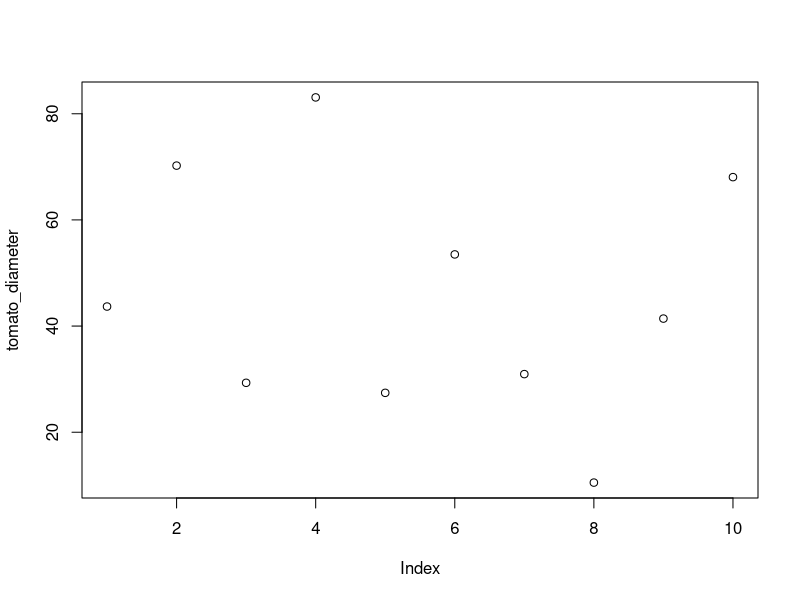
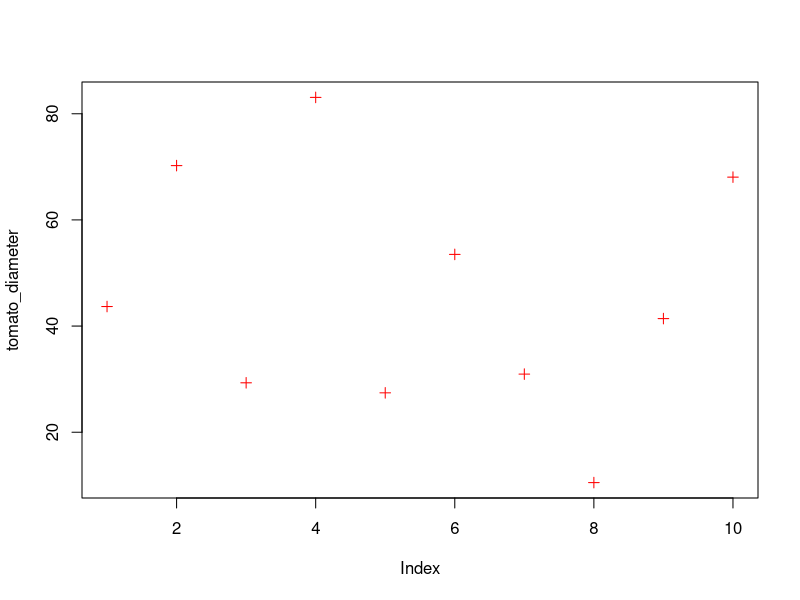
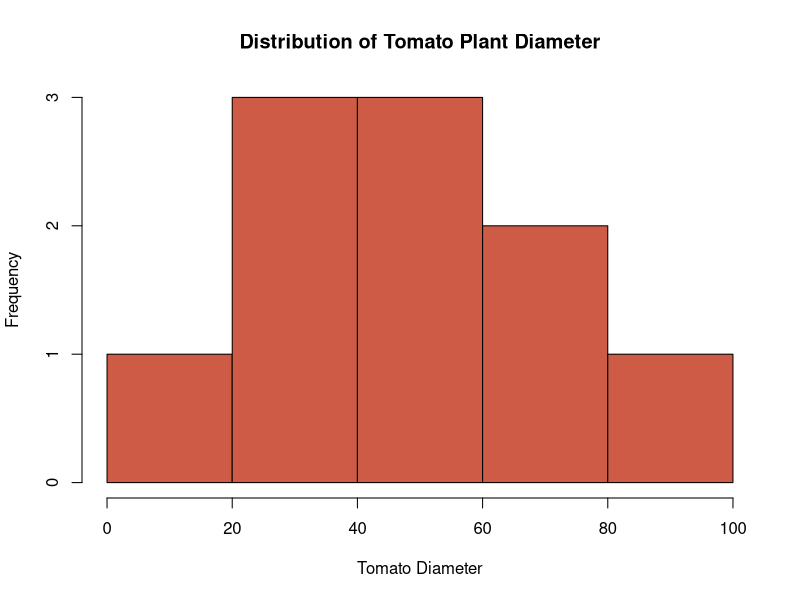
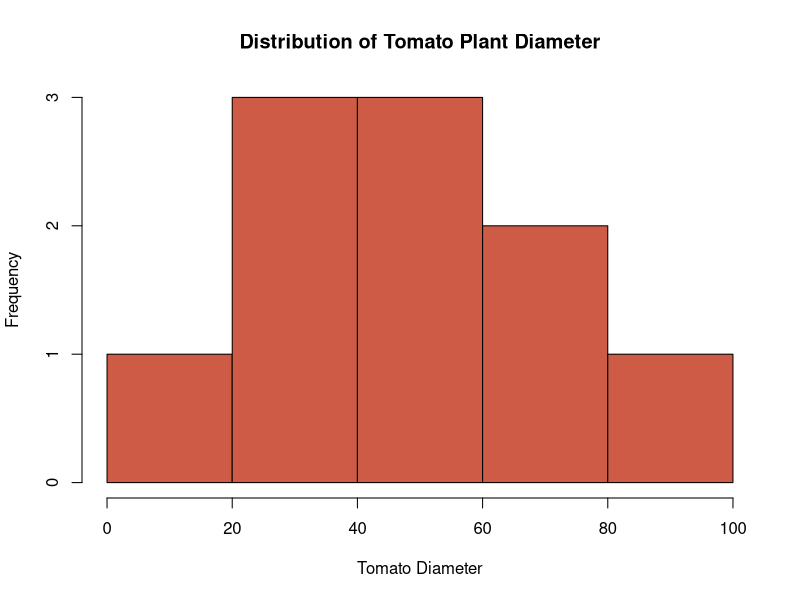
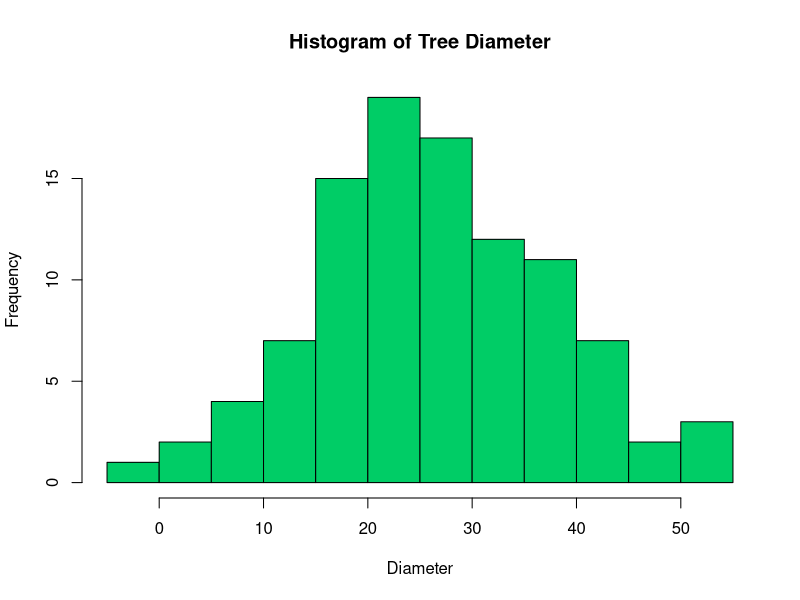
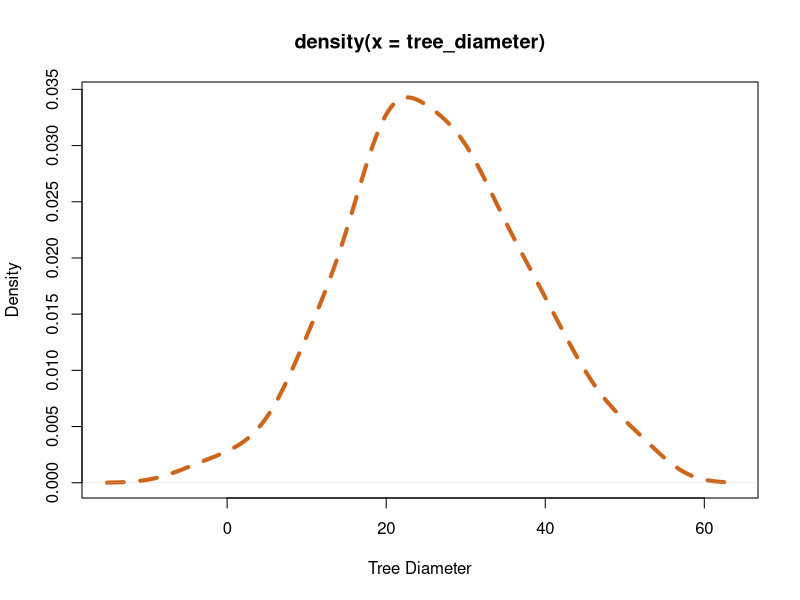
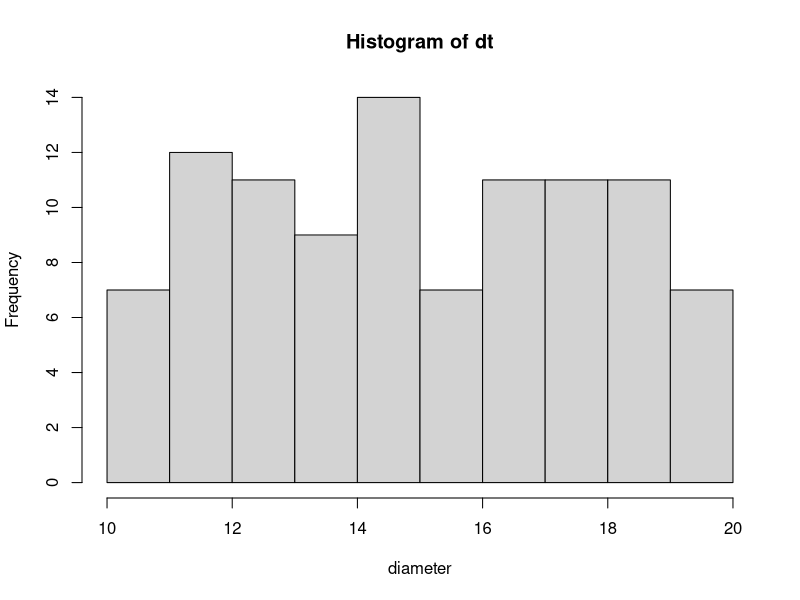

Source code (R) for these figures, in order:
## ---- chunk 1
tomato_diameter <- c(43.68, 70.23, 29.31, 83.08, 27.42, 53.50, 30.95, 10.51, 41.41, 68.06)
## ---- chunk 2
print(tomato_diameter)
## ---- chunk 3
tomato_diameter
## ---- chunk 4
mean(x = tomato_diameter)
## ---- chunk 5
median(tomato_diameter)
sd(tomato_diameter)
var(tomato_diameter)
cor(tomato_diameter, 1:10)
## ---- chunk 6

## ---- chunk 7
seq(from = 1, to = 100, by = 1)
## ---- chunk 8
even_num <- seq(2, 100, 2)
even_num
## ---- chunk 9
pi
## ---- chunk 10
#| label: fig-td
#| fig-cap: Graph generated for tomato diameters using `plot`
plot(x = tomato_diameter)
## ---- chunk 11
#| label: fig-plot-cust
#| fig-cap: simple plot customization
plot(tomato_diameter, col = "red", pch = 3)
## ---- chunk 12
#| label: fig-td-hist
#| fig-cap: Histogram of Tomato Plant Diameters in mm
hist(tomato_diameter, col = "coral3", xlab = "Tomato Diameter", main = "Distribution of Tomato Plant Diameter")
## ---- chunk 13
hist(
  tomato_diameter,
  col = "coral3",
  xlab = "Tomato Diameter",
  main = "Distribution of Tomato Plant Diameter"
)
## ---- chunk 14
teak_diameter <- rnorm(100, mean = 35, sd = 2.3)
teak_diameter
## ---- chunk 15
set.seed(123)
tree_diameter <- rnorm(100, mean = 25, sd = 12.3)
tree_diameter
## ---- chunk 16
#| label: fig-dia-hist
#| fig-cap: Histogram of simulated tree diameter distribution
#| fig-subcap: true
#| layout-ncol: 2
#| echo: false

hist(
  tree_diameter,
  col = "springgreen3",
  xlab = "Diameter",
  main = "Histogram of Tree Diameter"
)

plot(
  density(tree_diameter),
  col = "chocolate3",
  xlab = "Tree Diameter",
  lwd = 4,
  lty = "dashed"
)
## ---- chunk 17
set.seed(123)
dt <- runif(100, min = 10, max = 20)
dt
## ---- chunk 18
#| label: fig-hist-unif
#| echo: false
hist(dt, xlab = "diameter")
